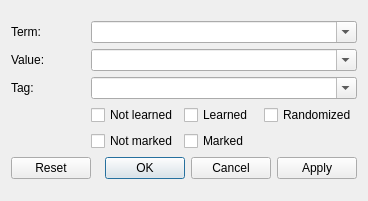
<?xml version="1.0" encoding="UTF-8"?>
<ui version="4.0">
 <class>UiWordFinder</class>
 <widget class="QDialog" name="UiWordFinder">
  <property name="geometry">
   <rect>
    <x>0</x>
    <y>0</y>
    <width>368</width>
    <height>201</height>
   </rect>
  </property>
  <property name="windowTitle">
   <string>Word finder</string>
  </property>
  <property name="windowIcon">
   <iconset resource="../../../Resources/App.qrc">
    <normaloff>:/Menu/Menu/Search.png</normaloff>:/Menu/Menu/Search.png</iconset>
  </property>
  <layout class="QGridLayout" name="gridLayout_3">
   <item row="0" column="0">
    <layout class="QGridLayout" name="gridLayout_2">
     <item row="0" column="0">
      <widget class="QLabel" name="label">
       <property name="text">
        <string>Term:</string>
       </property>
      </widget>
     </item>
     <item row="0" column="1" colspan="3">
      <widget class="QComboBox" name="cboTerm">
       <property name="editable">
        <bool>true</bool>
       </property>
      </widget>
     </item>
     <item row="1" column="0">
      <widget class="QLabel" name="label_2">
       <property name="text">
        <string>Value:</string>
       </property>
      </widget>
     </item>
     <item row="1" column="1" colspan="3">
      <widget class="QComboBox" name="cboValue">
       <property name="editable">
        <bool>true</bool>
       </property>
      </widget>
     </item>
     <item row="2" column="0">
      <widget class="QLabel" name="label_3">
       <property name="text">
        <string>Tag:</string>
       </property>
      </widget>
     </item>
     <item row="2" column="1" colspan="3">
      <widget class="QComboBox" name="cboTags">
       <property name="editable">
        <bool>true</bool>
       </property>
      </widget>
     </item>
     <item row="3" column="1">
      <widget class="QCheckBox" name="chkNotLearned">
       <property name="text">
        <string>Not learned</string>
       </property>
      </widget>
     </item>
     <item row="3" column="2">
      <widget class="QCheckBox" name="chkLearned">
       <property name="text">
        <string>Learned</string>
       </property>
      </widget>
     </item>
     <item row="3" column="3">
      <widget class="QCheckBox" name="chkRandomized">
       <property name="text">
        <string>Randomized</string>
       </property>
      </widget>
     </item>
     <item row="4" column="1">
      <widget class="QCheckBox" name="chkNotMarked">
       <property name="text">
        <string>Not marked</string>
       </property>
      </widget>
     </item>
     <item row="4" column="2" colspan="2">
      <widget class="QCheckBox" name="chkMarked">
       <property name="text">
        <string>Marked</string>
       </property>
      </widget>
     </item>
     <item row="5" column="0" colspan="4">
      <widget class="QDialogButtonBox" name="bbxButtons">
       <property name="standardButtons">
        <set>QDialogButtonBox::Apply|QDialogButtonBox::Cancel|QDialogButtonBox::Ok|QDialogButtonBox::Reset</set>
       </property>
      </widget>
     </item>
    </layout>
   </item>
  </layout>
 </widget>
 <resources>
  <include location="../../../Resources/App.qrc"/>
 </resources>
 <connections/>
</ui>
